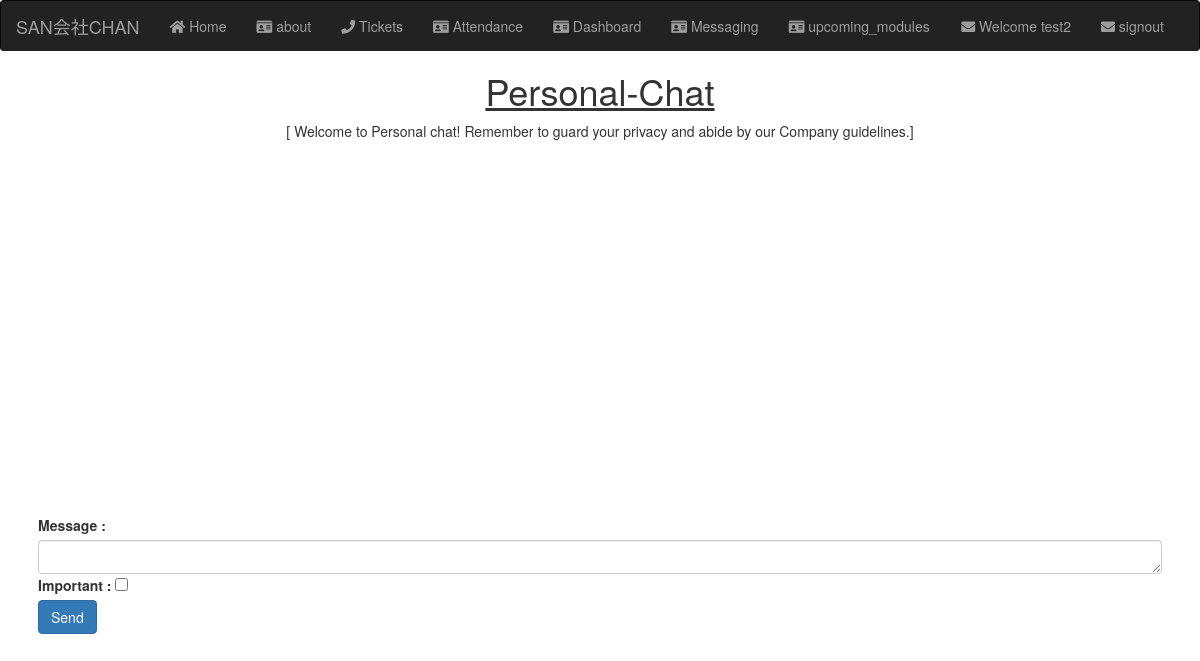
/message/chat/1 (signed in), run on an earlier commit of the app's database.
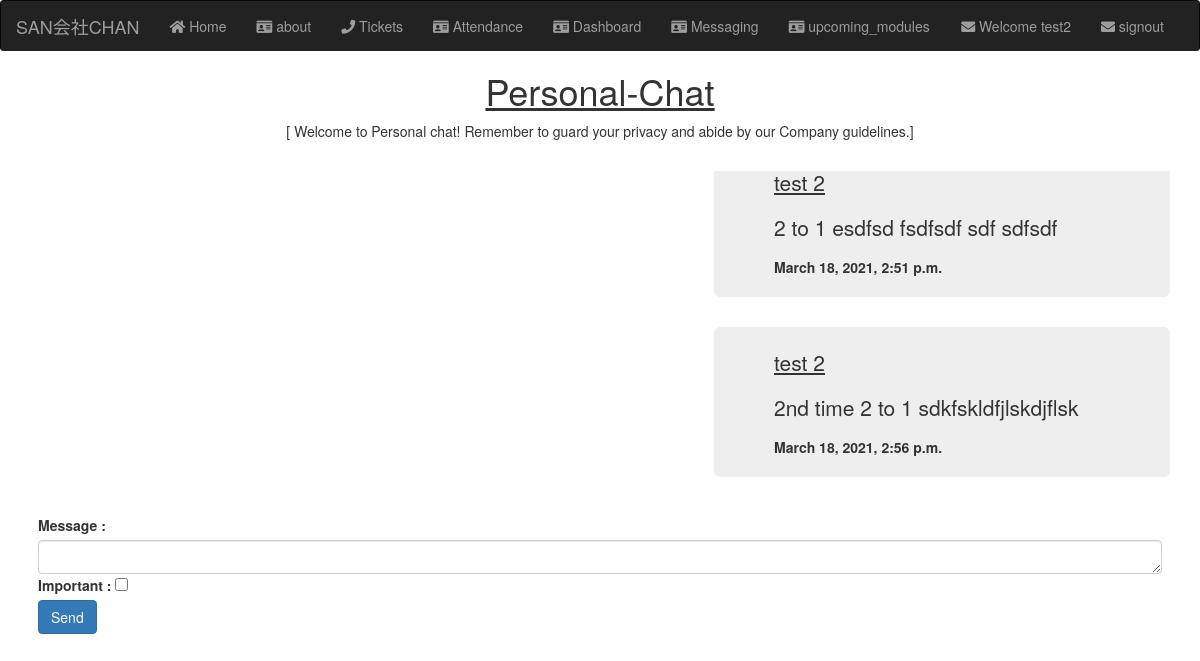
And on a later commit of the database.
### messaging/models.py (models this page shows)
class Messaging(models.Model):
    user = models.ForeignKey(User, on_delete=models.CASCADE, related_name= "emp_messaging")
    user_profile = models.ForeignKey(user_profile, on_delete=models.CASCADE , related_name= "user_profile_messaging")
    employee = models.ForeignKey(Employee, on_delete=models.CASCADE , related_name= "emp_messaging")
    message = models.TextField(max_length=300)
    sender = models.ForeignKey(Employee, on_delete=models.CASCADE , related_name= "emp_sender_messaging")
    reciever = models.ForeignKey(Employee, on_delete=models.CASCADE , related_name= "emp_reciever_messaging" , blank=True , null=True)
    created_at = models.DateTimeField(auto_now_add=True)
    important = models.BooleanField(blank = True, null=True)
    def __str__(self):
        name = str(self.sender) +' ' +  str(self.message)[0:10]
        return str(name)

### structure/models.py (models this page shows, shortened)
class Employee(models.Model):
    user_profile = models.ForeignKey(user_profile, on_delete=models.CASCADE, null=True, blank=True )
    emp_no = models.IntegerField( primary_key=True)
    birth_date = models.DateField()
    first_name = models.CharField(max_length=14)
    last_name = models.CharField(max_length=16)
    gender = models.CharField(max_length=1)
    hire_date = models.DateField()
    address = models.TextField(max_length=100, blank = True, null=True, default="NAN")
    class Meta:
        verbose_name = ('employee')
        verbose_name_plural = ('employees')
    def __str__(self):
        return "{} {}".format(self.first_name, self.last_name)

### messaging/views.py (the view, shortened to what this page needs)
# urls.py: path('chat/<int:pk>', views.chat , name = "chat"),
def chat(request,pk):
    sender_msg = Messaging.objects.all().filter(reciever__user_profile__user=request.user , sender__emp_no = pk)
    reciever_msg = Messaging.objects.all().filter(sender__user_profile__user=request.user , reciever__emp_no = pk)
    curr_user = request.user
    curr_user_emp = Employee.objects.get(user_profile__email = curr_user.email)
    result_list = sorted(
    chain(sender_msg, reciever_msg),
    key=attrgetter('created_at') , reverse=True)
    print('sender msg ', curr_user)
    print('reciever msg ', curr_user_emp)
    print(result_list)
    context = {
        'curr_user' : curr_user ,
        'curr_user_employee' : curr_user_emp ,
        'msg_list' : result_list ,
    }
    return render(request,'messaging/chat.html' , context)

### templates/messaging/chat.html (shortened to what this page needs)
<!DOCTYPE html>
{% extends "base.html" %}
{% load static %}
{% block body %}
<h1  style="text-align: center; padding:0px ;"> <u> Personal-Chat </u> </h1>
    <p style="text-align: center;  padding:0px ;">[ Welcome to Personal chat! Remember to guard your privacy and abide by our Company guidelines.]</p> <br>
    <div class="container msg-div">
    {% for items in msg_list %}
            {% if items.sender == curr_user_employee %}
                <div class="jumbotron chat-jumbotron-right">
                    <p> <u> {{items.sender}}  </u> </p>
                    <p> {{items.message}} </p>
                    <b> {{items.created_at}} </b>
                </div>
            {% else %}
                <div class="jumbotron chat-jumbotron-left">
                    <p> {{items.sender}} : </p>
                    <p>{{items.message}}</p>
                    <b>{{items.created_at}}</b>
                </div>
            {% endif %}
    {% endfor %}
</div>
<div class="container message-input-bottom" >
    <form style="padding : 8px" method=POST>
        <div class="form-group">
            <label for="message"> Message : </label>
            <textarea class="form-control" name="message" rows="1"></textarea>
            <label for="important"> Important : </label>
            <input type="checkbox" name="important"><br>
            <input type="submit" class="btn btn-primary" value="Send">
        </div>
    </form>
</div>
{% endblock %}

What changed in the data, as far as the page shows it:
added Messaging: sender "test 2", message "2nd time 2 to 1 sdkfskldfjlskdjflsk", created_at "March 18, 2021, 2:56 p.m."
added Messaging: sender "test 2", message "2 to 1 esdfsd fsdfsdf sdf sdfsdf", created_at "March 18, 2021, 2:51 p.m."
